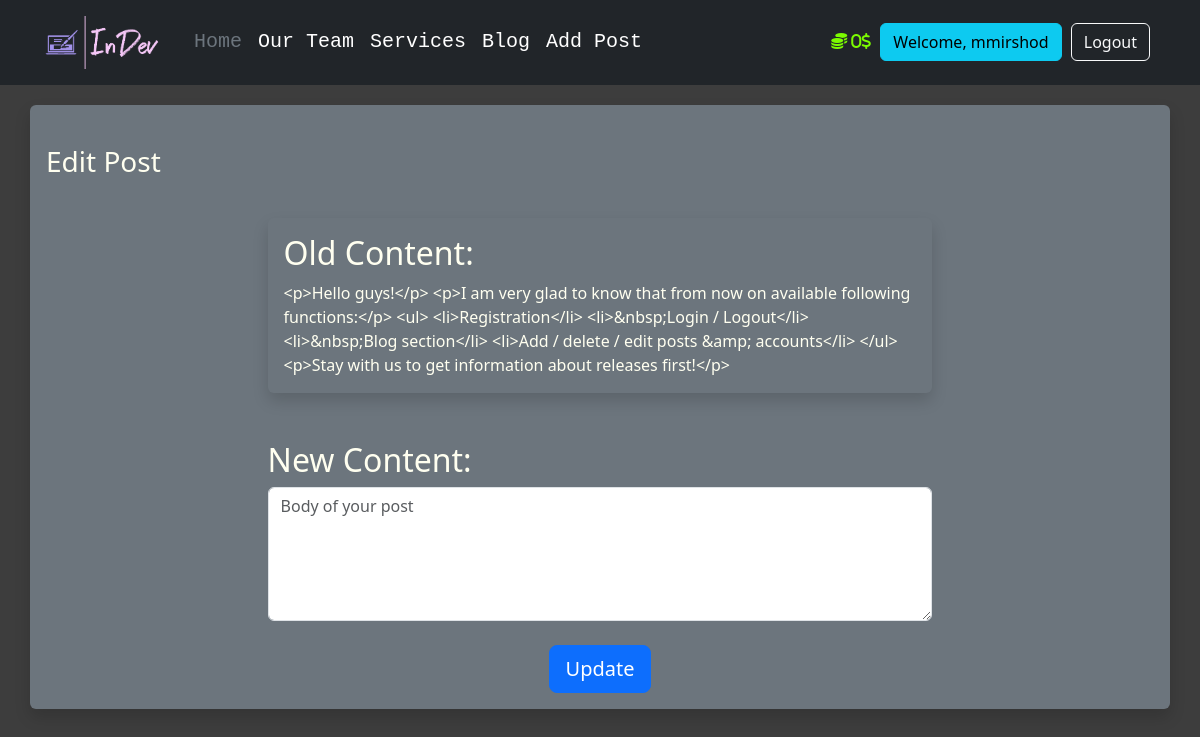
/blog/edit/2 (signed in), run on the app's committed database.
### InDev/models.py (models this page shows, shortened)
class Developer(db.Model, UserMixin):
    id = db.Column(db.Integer(), primary_key=True)
    first_name = db.Column(db.String(length=30), nullable=False)
    last_name = db.Column(db.String(length=30))
    username = db.Column(db.String(), nullable=False, unique=True)
    email_address = db.Column(db.String(), unique=True)
    password_hash = db.Column(db.String(), nullable=False)
    budget = db.Column(db.Integer(), nullable=False, default=0)
    date_added = db.Column(db.String(20), default=date.today())
    posts = db.relationship('Post', backref='author')
    admin = db.Column(db.Boolean(), default=False)
    profile_pic = db.Column(db.String(), nullable=True)
    @property
    def prettier_budget(self):
        if len(str(self.budget)) >= 4:
            return f'{str(self.budget)[:-3]},{str(self.budget)[-3:]}$'
        else:
            return f"{self.budget}$"
    @property
    def password(self):
        return self.password

class Post(db.Model):
    id = db.Column(db.Integer(), primary_key=True)
    title = db.Column(db.String(255), nullable=False)
    slug = db.Column(db.String())
    content = db.Column(db.Text(), nullable=False)
    date_added = db.Column(db.String(20), default=date.today())
    author_id = db.Column(db.Integer, db.ForeignKey('developer.id'))

### InDev/routes.py (the view, shortened to what this page needs)
@app.route('/blog/edit/<int:post_id>', methods=['GET', 'POST'])
@login_required
def edit_post(post_id):
    post = Post.query.get_or_404(post_id)
    temp = post
    form = EditPostForm()
    if current_user.id == post.author_id:
        if form.errors != {}:  # If there are errors from the validations
            for err_msg in form.errors.values():
                flash(f'While Editing post occurred error: {err_msg}', category='danger')
            return redirect(url_for('blog_page'))
        return render_template('blog/edit-post.html', form=form, post=post)
    else:
        flash('Error! You are not authorized to edit this post.', category='danger')
        return redirect(url_for('blog_page'))

### InDev/forms.py
class EditPostForm(FlaskForm):
    content = CKEditorField("Content")
    submit = SubmitField("Update")

class SearchForm(FlaskForm):
    searched = StringField("Searched", validators=[DataRequired()])
    submit = SubmitField("Submit")

### InDev/models.py (called while the page is built)
@login_manager.user_loader
def load_user(user_id):
    return Developer.query.get(int(user_id))

### InDev/routes.py (called while the page is built)
@app.context_processor
def base():
    form = SearchForm()
    return dict(form=form)

### InDev/templates/blog/edit-post.html (shortened to what this page needs)
{% extends 'base.html' %}
{% block content %}
    <div class="container shadow p-3 mb-5  rounded bg-secondary" style=" margin-top: 20px">
        <br/>
        <h1 class="h3 mb-3 font-weight-normal text-start">Edit Post</h1>
        <br/>
        <div class="shadow p-3 mb-5 rounded" style="margin-left: auto; margin-right: auto; width: 60%;">
            <h2 class="h2">Old Content:</h2>
            {{ post.content }}
        </div>
        <form method="POST" class="form-register text-center" style="width: 60%; margin-left: auto; margin-right: auto;">
            <h2 class="h2 text-start">New Content:</h2>
            {{ form.content(class="form-control", rows="5", placeholder="Body of your post") }}
            <br/>
            {{ form.submit(class="btn btn-block btn-lg btn-primary") }}
        </form>
    </div>
{% endblock %}

### InDev/templates/base.html (shortened to what this page needs)
<!DOCTYPE html>
<html lang="en">
    <head>
        <link rel="stylesheet"
              href="https://cdn.jsdelivr.net/npm/bootstrap@5.3.0-alpha1/dist/css/bootstrap.min.css"
>
    </head>
    <body style="background-color: #3d3d3d; color: #fffff0;">
        <header class="p-3 text-bg-dark">
            <div class="container">
                <div class="d-flex flex-wrap align-items-center justify-content-center justify-content-lg-start">
                    <a href="/" class="d-flex align-items-center mb-2 mb-lg-0 text-white text-decoration-none" id="logo">
                       <img src="{{ url_for('static', filename='InDev logo.png') }}" alt="logo" style="width: 10vw; margin-right: 2vw">
                    </a>
                    <ul class="nav col-6 col-lg-auto me-lg-auto mb-2 justify-content-center mb-md-0">
                        <li><a href="{{ url_for('about') }}" class="nav-link px-2 text-secondary">Home</a></li>
                        <li><a href="{{ url_for('team') }}" class="nav-link px-2 text-white">Our Team</a></li>
                        <li><a href="{{ url_for('coming_soon') }}" class="nav-link px-2 text-white">Services</a></li>
                        <li><a href="{{ url_for('blog_page') }}" class="nav-link px-2 text-white">Blog</a></li>
                        {% if current_user.is_authenticated %}
                        <li><a href="{{ url_for('add_post') }}" class="nav-link px-2 text-white">Add Post</a></li>
                        {% endif %}
                    </ul>
                    {% if current_user.is_authenticated %}
                        <div class="text-end">
                            <i class="fa-solid fa-coins" style="color: lawngreen">  {{ current_user.prettier_budget }}  </i>
                            <span
                               class="btn btn-info" style="margin-left: 5px; margin-right: 5px;">Welcome, {{ current_user.username }}</span>
                            <a href="{{ url_for('logout_page') }}"
                               class="btn btn-outline-light me-2">Logout</a>
                        </div>
                    {% endif %}
                </div>
            </div>
        </header>
        {% block content %}{% endblock %}
    </body>
</html>

### data on the page
Developer: prettier_budget "0$", username "mmirshod"
Post: content "<p>Hello guys!</p> <p>I am very glad to know that from now on available following functions:</p> <ul> <li>Registration</li> <li>&nbsp;Login / Logout</li> <li>&nbsp;Blog section</li> <li>Add / delete / edit posts &amp; accounts</li> </ul> <p>Stay with us to get information about releases first!</p>"
